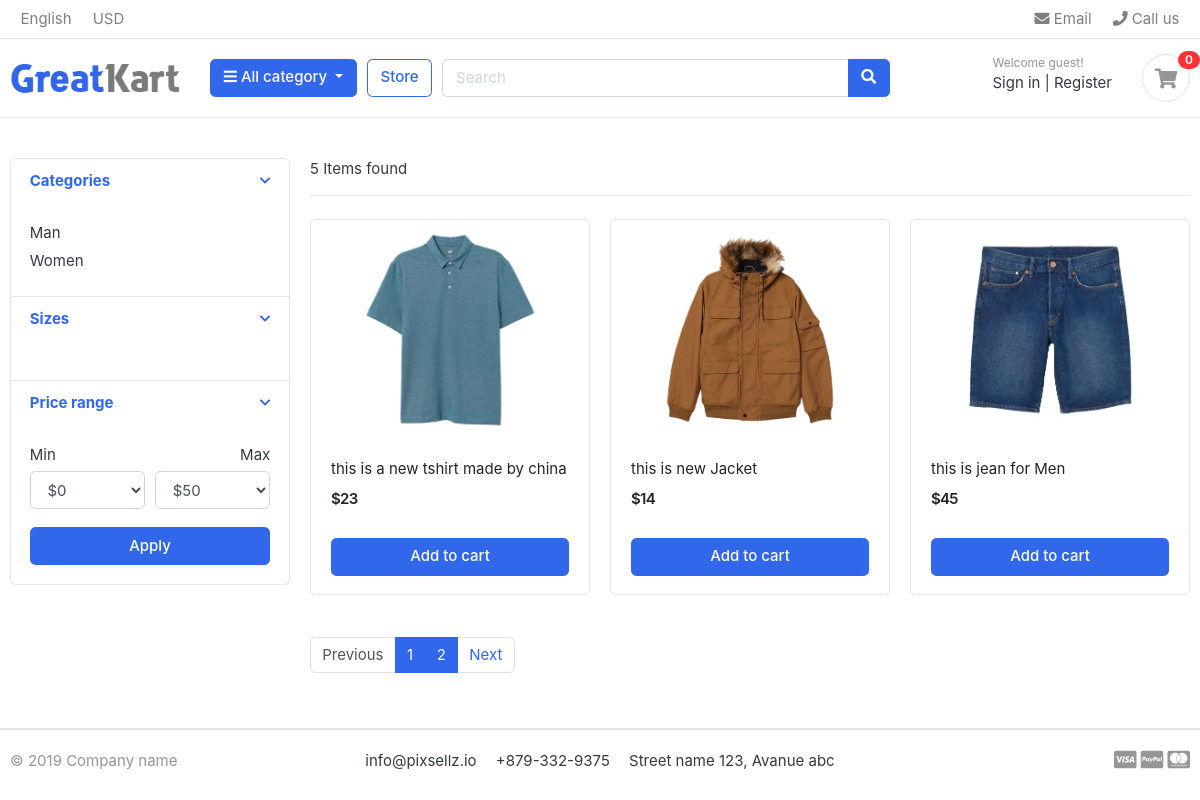
The page /Search/ on the database as committed earlier.
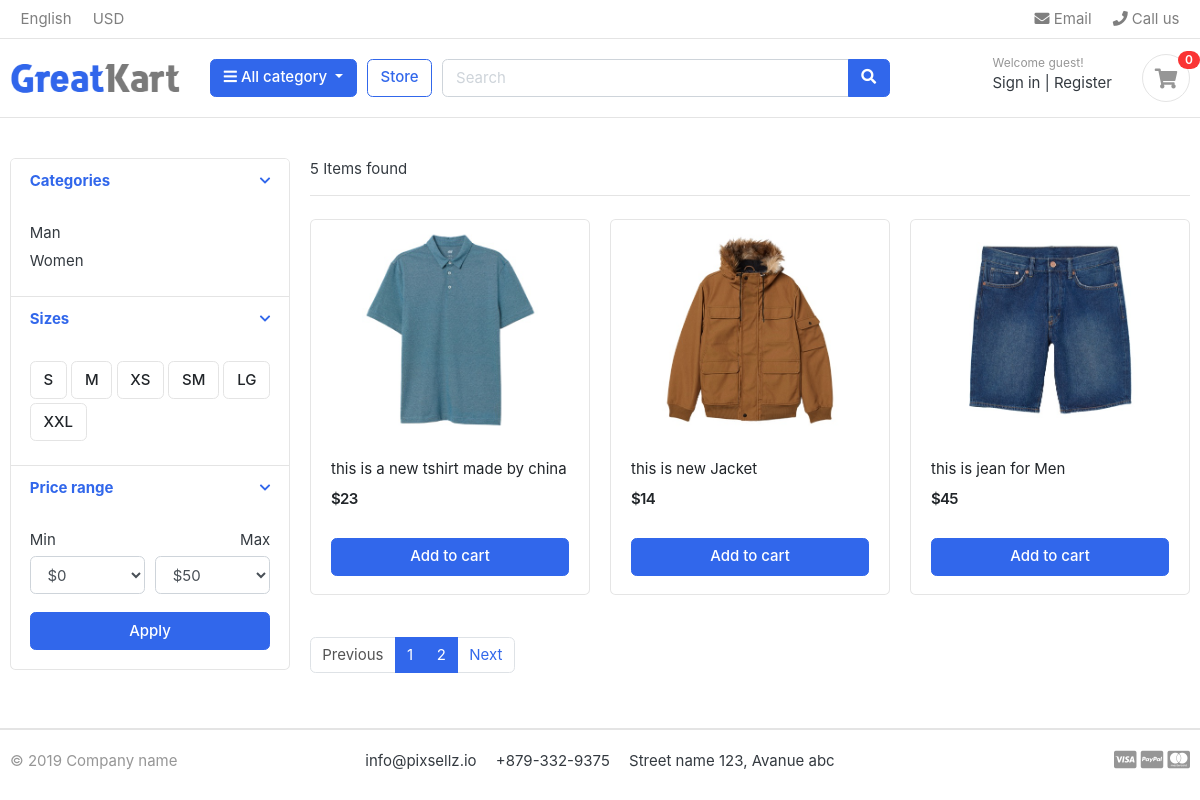
The same page on the database as committed later.
### Categories/models.py (models this page shows, shortened)
class Category(models.Model):
    Choices=[
        ('Man','Man'),
        ('Women','Women'),
        ('Electronic','Electronic'),
        ('Tshirt', 'Tshirt'),
        ('Pants', 'Pants'),
        ('Accessories', 'Accessories'),
        ('Bags', 'Bags'),
        ('Shoes','Shoes'),
        ('Jacket','Jacket')
    ]
    ParentCategory=models.CharField(choices=Choices,max_length=50,null=True,blank=True)
    Parentitem=models.ForeignKey('self',blank=True,null=True,related_name='children',on_delete=models.CASCADE)
    def pass_parentname_url(self):
        return reverse('CategorySearch',args=[self.ParentCategory])

### Product/models.py (models this page shows, shortened)
class ProductDetail(models.Model):
    Pro_Detail=models.ForeignKey(Product,on_delete=models.CASCADE)
    Pro_Cat=models.ForeignKey(Category,on_delete=models.CASCADE)
    Pro_size=models.ForeignKey(Sizes,on_delete=models.CASCADE,null=True,blank=True)
    Pro_color=models.ForeignKey(Colors,on_delete=models.CASCADE,null=True,blank=True)
    objects=ProductDetail_Manger()
    def pass_value_to_url(self):
        return reverse('ProductDetailView',args=[self.id])

class Product(models.Model):
    Rate = [
        ('High', 'High'),
        ('Low', 'Low'),
        ('Affordable', 'Affordable')
    ]
    title=models.CharField(max_length=150)
    image=models.ImageField(upload_to='Photos/Product/',null=True)
    description=models.CharField(max_length=150)
    price=models.IntegerField(default=0,null=True,blank=True)
    rate=models.CharField(choices=Rate,max_length=50,null=True,blank=True)
    objects=ProductMange()

### SizeColor/models.py (models this page shows)
class Sizes(models.Model):
    SizeRate = [
        ('S', 'S'),
        ('M', 'M'),
        ('XS', 'XS'),
        ('SM', 'SM'),
        ('LG', 'LG'),
        ('XXL', 'XXL')
    ]
    SizeRate=models.CharField(choices=SizeRate,max_length=50)
    def __str__(self):
        return self.SizeRate

### Product/views.py (the view)
# urls.py: path('Search/',searchview.as_view(),name="Search"),
class searchview(ListView):
    model = ProductDetail
    template_name = 'SearchResult/SearchResult.html'
    paginate_by = 3
    count=None
    def get_queryset(self):
        name=self.request.GET.get('q')
        if name is None:
            self.count=ProductDetail.objects.all().count()
            return ProductDetail.objects.all()
        else:
            self.count=ProductDetail.objects.Searhcitem(name).count()
            return ProductDetail.objects.Searhcitem(name)
    def get_context_data(self, *args, **kwargs):
        context=super(searchview,self).get_context_data(*args,**kwargs)
        categories=Category.objects.filter(Parentitem=None).distinct()
        SizeRates=Sizes.objects.all().distinct()
        context['Categories']=categories
        context['SizeRates']=SizeRates
        context['Counts']=self.count
        return context

### Categories/context_processors.py (called while the page is built)
def CategoriesItem(request):
    categories = Category.objects.all().exclude(Parentitem=None).values('ParentCategory')
    category_item = []
    for category in categories:
        for key in category:
            category_item.append(category.get(key))
    return dict(CategoriesItem=set(category_item))

### templates/SearchResult/SearchResult.html (shortened to what this page needs)
{% extends 'base.html' %}
{% load static %}
{% block content %}
<section class="section-content padding-y">
<div class="container">
<div class="row">
	<aside class="col-md-3">
<div class="card">
	<article class="filter-group">
		<header class="card-header">
			<a href="#" data-toggle="collapse" data-target="#collapse_1" aria-expanded="true" class="">
				<i class="icon-control fa fa-chevron-down"></i>
				<h6 class="title">Categories</h6>
			</a>
		</header>
		<div class="filter-content collapse show" id="collapse_1" style="">
			<div class="card-body">
				<ul class="list-menu">
                    {% for category in Categories %}
				<li><a href="{{ category.pass_parentname_url }}">{{ category.ParentCategory }}  </a></li>
                    {% endfor %}
				</ul>
			</div>
		</div>
	</article>
	<article class="filter-group">
		<header class="card-header">
			<a href="#" data-toggle="collapse" data-target="#collapse_4" aria-expanded="true" class="">
				<i class="icon-control fa fa-chevron-down"></i>
				<h6 class="title">Sizes </h6>
			</a>
		</header>
		<div class="filter-content collapse show" id="collapse_4" style="">
			<div class="card-body">
                {% for size in SizeRates %}
			  <label class="checkbox-btn">
			    <span class="btn btn-light"> {{ size}} </span>
			  </label>
                {% endfor %}
		</div>
		</div>
	</article>
	<article class="filter-group">
		<header class="card-header">
			<a href="#" data-toggle="collapse" data-target="#collapse_3" aria-expanded="true" class="">
				<i class="icon-control fa fa-chevron-down"></i>
				<h6 class="title">Price range </h6>
			</a>
		</header>
		<div class="filter-content collapse show" id="collapse_3" style="">
			<div class="card-body">
				<div class="form-row">
				<div class="form-group col-md-6">
				  <label>Min</label>
				  	<select class="mr-2 form-control">
						<option value="0">$0</option>
					</select>
				</div>
				<div class="form-group text-right col-md-6">
				  <label>Max</label>
				  	<select class="mr-2 form-control">
						<option value="50">$50</option>
					</select>
				</div>
				</div>
				<button class="btn btn-block btn-primary">Apply</button>
			</div>
		</div>
	</article>
</div>
	</aside>
	<main class="col-md-9">
<header class="border-bottom mb-4 pb-3">
		<div class="form-inline">
			<span class="mr-md-auto">{{ Counts }} Items found </span>
		</div>
</header>
<div class="row">
    {% for product in page_obj %}
	<div class="col-md-4">
		<figure class="card card-product-grid">
			<div class="img-wrap">
				<img src="{{ product.Pro_Detail.image.url }}">
			</div>
			<figcaption class="info-wrap">
				<div class="fix-height">
					<a href="./product-detail.html" class="title">{{ product.Pro_Detail.description }}</a>
					<div class="price-wrap mt-2">
						<span class="price">${{ product.Pro_Detail.price }}</span>
					</div>
				</div>
				<a href="{{ product.pass_value_to_url }}" class="btn btn-block btn-primary">Add to cart </a>
			</figcaption>
		</figure>
	</div>
    {% endfor %}
</div>
<nav class="mt-4" aria-label="Page navigation sample">
{% if page_obj.has_other_pages %}
  <ul class="pagination">
      {% if page_obj.has_previous %}
    <li class="page-item "><a class="page-link" href="?page={{ page_obj.previous_page_number }}">Previous</a></li>
      {% else %}
      <li class="page-item disabled"><a class="page-link" href="#">Previous</a></li>
      {% endif %}
  {% for i in page_obj.paginator.page_range %}
    <li class="page-item active"><a class="page-link" href="?page={{ i }}">{{ i }}</a></li>
  {% endfor %}
  {% if page_obj.has_next %}
    <li class="page-item"><a class="page-link" href="?page={{ page_obj.next_page_number }}">Next</a></li>
  {% else %}
  <li class="page-item"><a class="page-link" href="#">Next</a></li>
  {% endif %}
  </ul>
{% endif %}
</nav>
	</main>
</div>
</div>
</section>
{% endblock %}

Rows that differ between the two databases and show on the page:
added Sizes: SizeRate "S"
added Sizes: SizeRate "M"
added Sizes: SizeRate "XS"
added Sizes: SizeRate "SM"
added Sizes: SizeRate "LG"
added Sizes: SizeRate "XXL"
